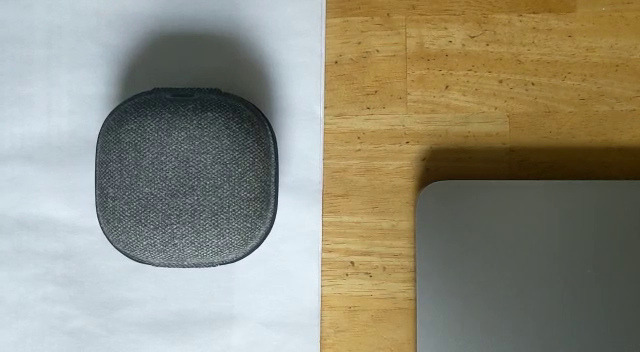
//> input picture frame 10 of video0.mp4, 640 x 352 px
$ ./main_acc   (built with g++ and OpenCV 4)
//> lines starting //> are read from the running program, lines starting //| are printed output that depends on the picture; after the words box and inside, x2 and y2 are one past the last pixel; in counts of white or black regions, pixels touching at a corner belong together
### img_utils.h
#include "opencv2/imgproc.hpp"
#include "opencv2/highgui.hpp"

#include <iostream>
#include <limits>

using namespace cv;
using namespace std;

Mat canny(Mat input,int low_threshold, int high_threshold,int kernel_size)
{
    Mat dst,input_grey;
    dst.create(input.size(), input.type()); //creating the destination
    cvtColor(input, input_grey, COLOR_BGR2GRAY); //convering colour image to grayscale
    blur(input_grey, dst, Size(kernel_size,kernel_size) ); //adding gaussian blur
    Canny(dst, dst, low_threshold, high_threshold, kernel_size );//running canny
    return dst;
}

Rect2d lowest_loss(Mat ori, Mat target)
{

    Rect2d  res;
    double min_loss = numeric_limits<double>::infinity();
    Mat loss;
    #pragma acc parallel loop
    for(int i=0;i<ori.cols-target.cols;i++){
        for(int j=0;j<ori.rows-target.rows;j++){
            Rect2d inner_mat_rect(i,j,target.cols,target.rows);
            Mat temp = ori(inner_mat_rect);
            Mat loss_mat;
            absdiff(target,temp,loss_mat);
            double loss = loss_mat.dot(loss_mat);
            if(min_loss > loss){
                res = inner_mat_rect;
                min_loss = loss;
            }
        }
    }
    cout << "returning res rect " << res << endl;
    return res;
}

### main_acc.cpp
#include "opencv2/imgproc.hpp"
#include "opencv2/highgui.hpp"
#include "img_utils.h"

#include <chrono>
#include <iostream>

using namespace cv;

int main(){

    //open the video file
    char* video_location = "./video0.mp4";
    VideoCapture cap(video_location);

    //emitting the outfile
    char* out_file = "./tracking_out.mp4";

    //parameters for the outfile and resizing the input
    int frame_height = 512;
    int frame_width = 512;
    Size frame_size(frame_width, frame_height);
    int frames_per_second = 30;

    //initialising oVideoWriter and ending program if it fails
    VideoWriter oVideoWriter(out_file, VideoWriter::fourcc('M', 'J', 'P', 'G'), frames_per_second, frame_size, true);
    if (oVideoWriter.isOpened() == false)
    {
        cout << "Could not open the out_file to save the video" << endl;
        return -1;
    }

    //recording the time before running the program
    std::chrono::time_point<std::chrono::steady_clock> begin_time = std::chrono::steady_clock::now();

    //get the first frame a resize it
    Mat frame;
    cap >> frame;
//> frame is the input picture: 352 rows x 640 cols, CV_8UC3; mean B, G, R 124.3, 141.8, 145
    resize(frame, frame, Size(frame_height, frame_width), 0, 0, INTER_CUBIC);
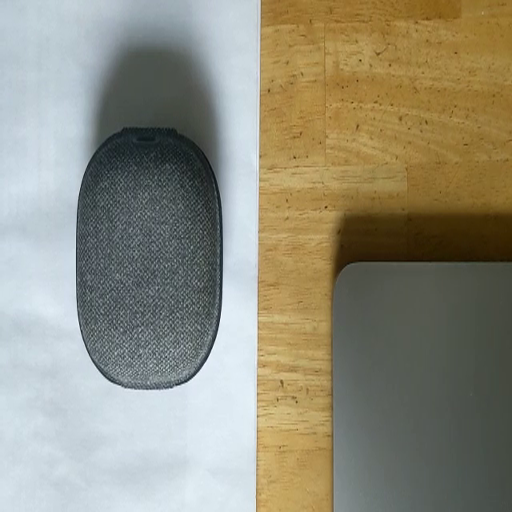
//> frame: 512 rows x 512 cols, CV_8UC3; mean B, G, R 124.3, 141.8, 145

    //take the input from the user of the object that he wants to track
    bool fromCenter = false;
    //Rect2d main_box = selectROI(frame,fromCenter);
    Rect2d main_box(268, 104, 204, 304);

    // cout << "x=" << main_box.x << " ,y=" << main_box.y << endl;
    // cout << "height=" << main_box.height << " ,width=" << main_box.width << endl;

    //run canny on frame 1 and collect the target_output for the next frame
    Mat canny_out = canny(frame,150,200,3);
//> in canny, `cvtColor(input, input_grey, COLOR_BGR2GRAY);`:
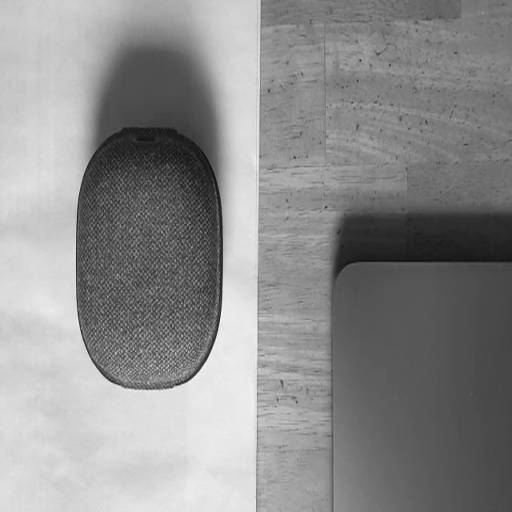
//> input_grey: 512 rows x 512 cols, CV_8UC1; min 9, max 252, mean 140.7
//> in canny, `Canny(dst, dst, low_threshold, high_threshold, kernel_size );`:
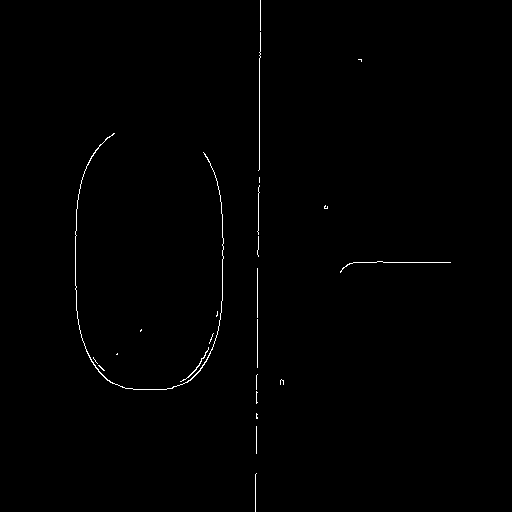
//> dst: 512 rows x 512 cols, CV_8UC1; 0.51% white in thin lines or dots, all inside (x1, y1, x2, y2) = (75, 0, 451, 512)
    Mat target_canny = canny_out(main_box);
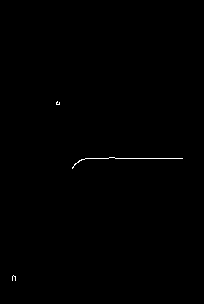
//> target_canny: 304 rows x 204 cols, CV_8UC1; 0.23% white in thin lines or dots, all inside (x1, y1, x2, y2) = (12, 101, 183, 281)

    //variable to count the frames, initialised to 1 cause we start processing from frame 2
    int frame_count = 1;

    //looping for frame by frame
    while(1){
        //get the next frame and resize
        cap >> frame;
        if (frame.empty())
            break;
        resize(frame, frame, Size(frame_height, frame_width), 0, 0, INTER_CUBIC);
//> frame: 512 rows x 512 cols, CV_8UC3

        //run canny on the current frame
        canny_out = canny(frame,150,200,3);
//> call 2 of canny, with low_threshold = 150, high_threshold = 200, kernel_size = 3
//> in canny (call 2), `Canny(dst, dst, low_threshold, high_threshold, kernel_size );`:
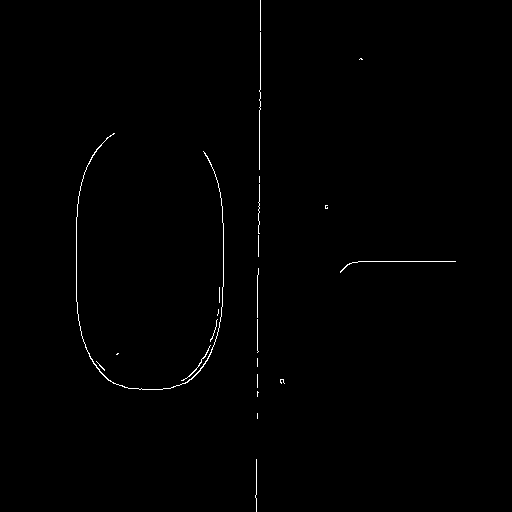
//> dst: 512 rows x 512 cols, CV_8UC1; 0.51% white in thin lines or dots, all inside (x1, y1, x2, y2) = (76, 0, 456, 512)

        //find the position of the target_output in the current frame
        Rect2d pos = lowest_loss(canny_out,target_canny);
//> after the loop in lowest_loss, `for(int i=0;i<ori.cols-target.cols;i++)`: res = Rect(269, 103, 204, 304); min_loss = 3966525
//| returning res rect [204 x 304 from (269, 103)]
//> pos = Rect(269, 103, 204, 304)

        //display the frame with a bounding box on the identified position
        rectangle( frame, pos.tl(), pos.br(), Scalar(0,0,0), 10 );
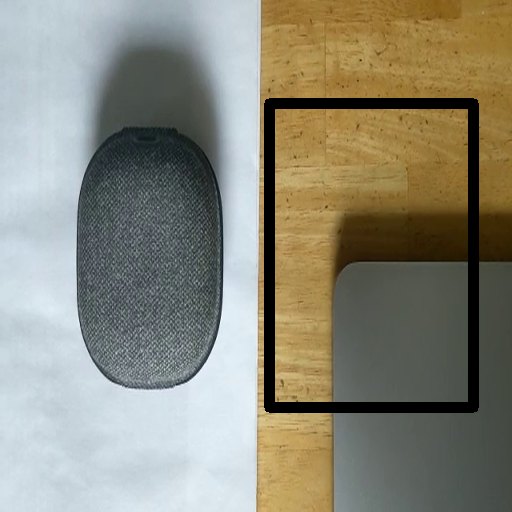
//> frame: 512 rows x 512 cols, CV_8UC3; mean B, G, R 121.4, 136.8, 139.2
        //imshow( "frame", frame );
        //waitKey(1);
        oVideoWriter.write(frame);

        //update the target_optput for the next frame
        target_canny = canny_out(pos);
//> target_canny: 304 rows x 204 cols, CV_8UC1; 0.24% white in thin lines or dots, all inside (x1, y1, x2, y2) = (11, 102, 187, 281)
        frame_count++;
    }

    //close  oVideoWriter
    oVideoWriter.release();

    //record the time after running the program
    std::chrono::time_point<std::chrono::steady_clock> end_time = std::chrono::steady_clock::now();

    //computing the difference in seconds
    std::chrono::duration<double> difference_in_time = end_time - begin_time;
    double difference_in_seconds = difference_in_time.count();
    std::cout << "Time taken to process " << frame_count << " frame  is " << difference_in_seconds << " seconds" << std::endl;
}

$ run again, starting later in the video
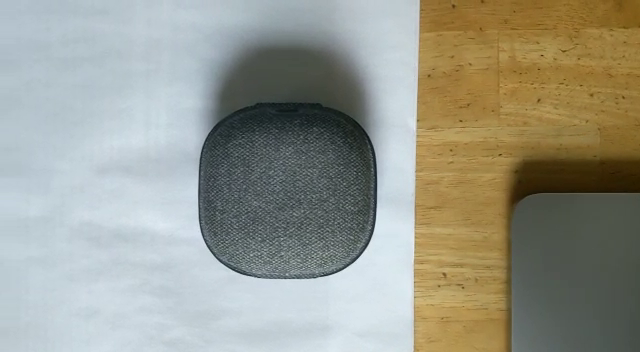
//> input picture frame 48 of video0.mp4, 640 x 352 px
//> frame is the input picture: 352 rows x 640 cols, CV_8UC3; mean B, G, R 140.5, 152.9, 152.3
//> in canny (call 2), `Canny(dst, dst, low_threshold, high_threshold, kernel_size );`:
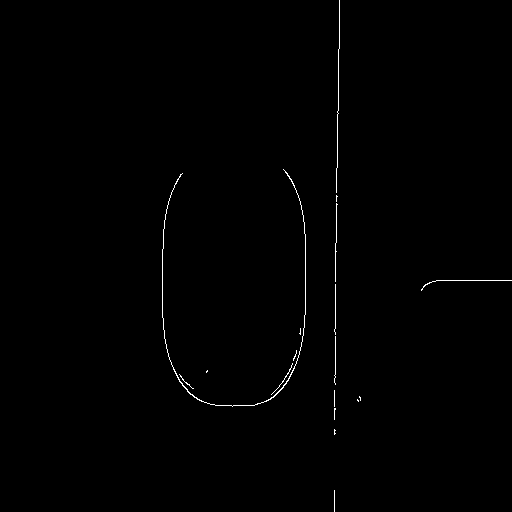
//> dst: 512 rows x 512 cols, CV_8UC1; 0.47% white in thin lines or dots, all inside (x1, y1, x2, y2) = (162, 0, 512, 512)
//> the loop in lowest_loss, `for(int i=0;i<ori.cols-target.cols;i++)` made 308 passes
//> (res, min_loss) on passes 1 to 3: (Rect(0, 0, 204, 304), 52735275), (Rect(0, 0, 204, 304), 52735275), (Rect(0, 0, 204, 304), 52735275)
//> after the loop in lowest_loss, `for(int i=0;i<ori.cols-target.cols;i++)`: res = Rect(272, 104, 204, 304); min_loss = 16386300
//| returning res rect [204 x 304 from (272, 104)]
//> pos = Rect(272, 104, 204, 304)
//> `target_canny = canny_out(pos);`:
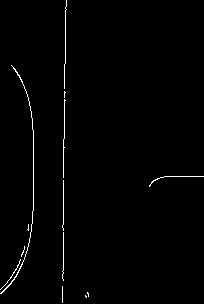
//> target_canny: 304 rows x 204 cols, CV_8UC1; 1.1% white in thin lines or dots

$ run again, starting later in the video
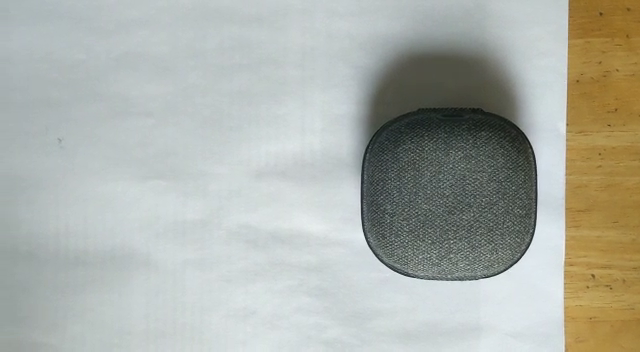
//> input picture frame 85 of video0.mp4, 640 x 352 px
//> frame is the input picture: 352 rows x 640 cols, CV_8UC3; mean B, G, R 167.6, 175.7, 172.2
//> in canny (call 2), `Canny(dst, dst, low_threshold, high_threshold, kernel_size );`:
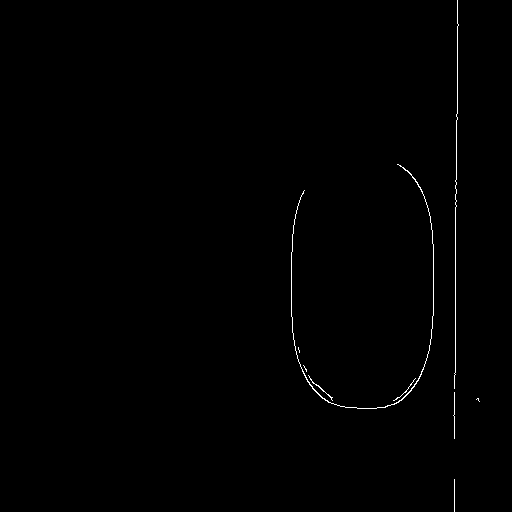
//> dst: 512 rows x 512 cols, CV_8UC1; 0.44% white in thin lines or dots, all inside (x1, y1, x2, y2) = (291, 0, 480, 512)
//> after the loop in lowest_loss, `for(int i=0;i<ori.cols-target.cols;i++)`: res = Rect(271, 104, 204, 304); min_loss = 26010000
//| returning res rect [204 x 304 from (271, 104)]
//> pos = Rect(271, 104, 204, 304)
//> `target_canny = canny_out(pos);`:
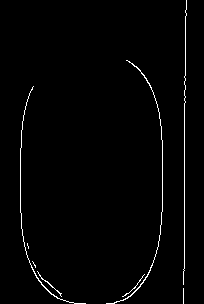
//> target_canny: 304 rows x 204 cols, CV_8UC1; 1.6% white in thin lines or dots, all inside (x1, y1, x2, y2) = (20, 0, 187, 304)
